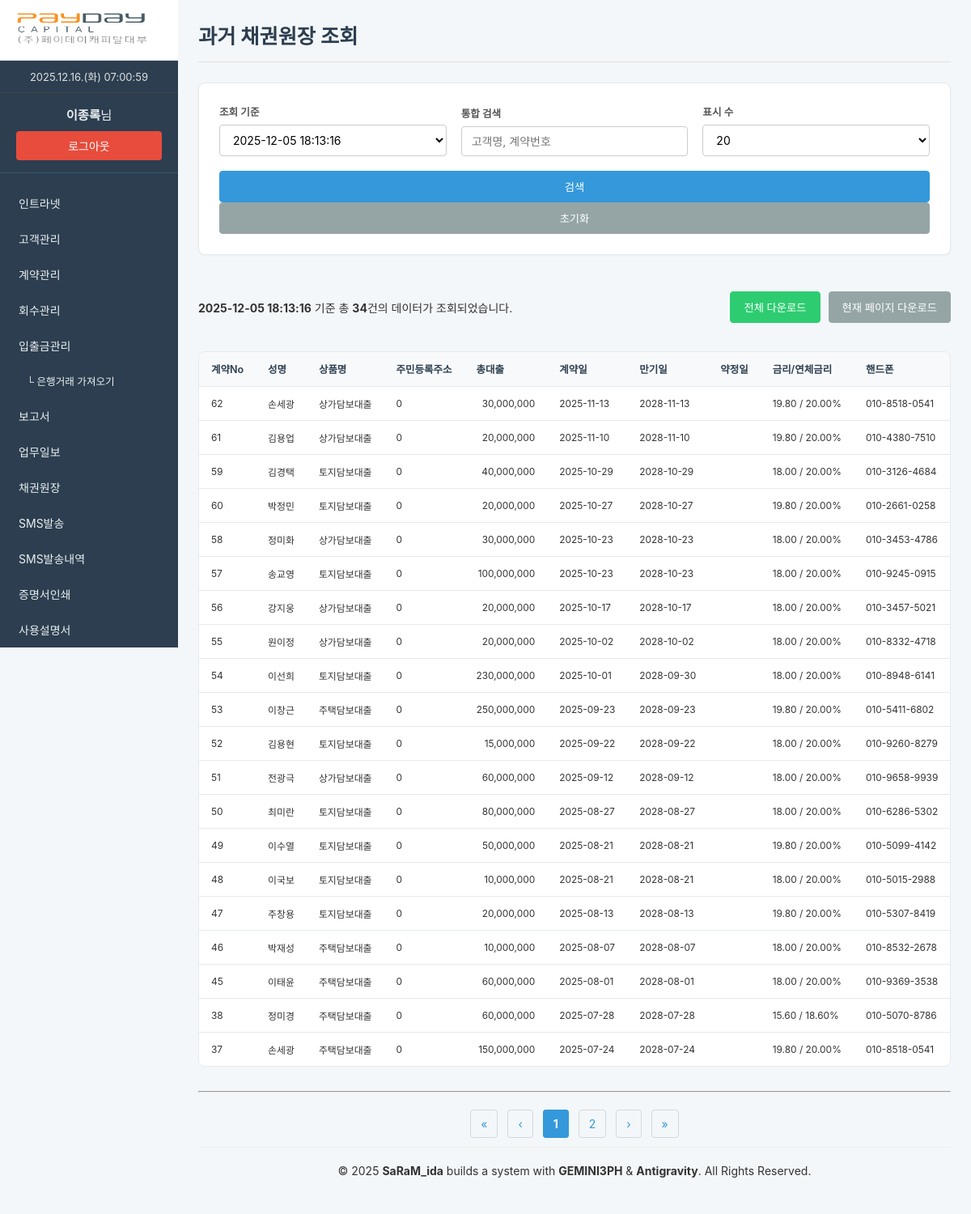
Page /pages/bond_ledger_history.php (signed in) on the committed database.
### tables this page shows
CREATE TABLE `bond_ledger_snapshots` (
  `id` bigint(20) unsigned NOT NULL AUTO_INCREMENT,
  `snapshot_date` datetime NOT NULL COMMENT '스냅샷 생성 일시',
  `contract_id` int(11) NOT NULL COMMENT '계약 ID',
  `customer_name` varchar(255) DEFAULT NULL COMMENT '고객명',
  `product_name` varchar(255) DEFAULT NULL COMMENT '상품명',
  `customer_phone` varchar(255) DEFAULT NULL COMMENT '고객 연락처',
  `address_registered` varchar(255) DEFAULT NULL COMMENT '주민등록상 주소',
  `loan_amount` decimal(15,2) DEFAULT NULL COMMENT '대출원금',
  `loan_date` date DEFAULT NULL COMMENT '대출일',
  `maturity_date` date DEFAULT NULL COMMENT '만기일',
  `agreement_date` date DEFAULT NULL COMMENT '약정일',
  `interest_rate` decimal(5,2) DEFAULT NULL COMMENT '정상금리',
  `overdue_interest_rate` decimal(5,2) DEFAULT NULL COMMENT '연체금리',
  `repayment_method` varchar(50) DEFAULT NULL COMMENT '상환방식',
  `outstanding_principal` decimal(15,2) DEFAULT NULL COMMENT '대출잔액',
  `overdue_days` int(11) DEFAULT 0 COMMENT '연체일수',
  `status` varchar(50) DEFAULT NULL COMMENT '계약상태',
  `next_due_date` date DEFAULT NULL COMMENT '차회납입일',
  `last_interest_calc_date` date DEFAULT NULL COMMENT '최종이자계산일',
  PRIMARY KEY (`id`),
  KEY `idx_snapshot_date` (`snapshot_date`),
  KEY `idx_contract_id` (`contract_id`)
);

### pages/bond_ledger_history.php (the view, shortened to what this page needs)
<?php
include 'header.php';
global $link;
$snapshot_dates_query = mysqli_query($link, "SELECT DISTINCT snapshot_date FROM bond_ledger_snapshots ORDER BY snapshot_date DESC");
$snapshot_dates = mysqli_fetch_all($snapshot_dates_query, MYSQLI_ASSOC);
$page = isset($_GET['page']) ? (int)$_GET['page'] : 1;
$limit = $_SESSION['bond_ledger_history_limit'] ?? 20;
$limit_options = [5, 10, 20, 50, 100, 200, 'all'];
$limit = in_array($limit, $limit_options) ? $limit : 20;
$selected_date = $_GET['snapshot_date'] ?? ($snapshot_dates[0]['snapshot_date'] ?? '');
$search_term = $_GET['search'] ?? '';
$all_snapshots = [];
if (!empty($selected_date)) {
    $sql = "SELECT * FROM bond_ledger_snapshots WHERE snapshot_date = ?";
    $params = [$selected_date];
    $types = 's';
    $sql .= " ORDER BY loan_date DESC";
    $stmt = mysqli_prepare($link, $sql);
    if ($stmt) {
        mysqli_stmt_bind_param($stmt, $types, ...$params);
    }
    mysqli_stmt_execute($stmt);
    $result = mysqli_stmt_get_result($stmt);
    $all_snapshots = mysqli_fetch_all($result, MYSQLI_ASSOC);
}
$total_records = count($all_snapshots);
if ($limit === 'all') {
    $snapshots_for_page = $all_snapshots;
    $total_pages = 1;
} else {
    $total_pages = ceil($total_records / $limit);
    $offset = ($page - 1) * $limit;
    $snapshots_for_page = array_slice($all_snapshots, $offset, $limit);
}
?>
<h2>과거 채권원장 조회</h2>
<div class="search-form-container">
    <form action="bond_ledger_history.php" method="get">
        <div class="search-form-flex">
            <div class="form-col">
                <label for="snapshot_date">조회 기준</label>
                <select id="snapshot_date" name="snapshot_date">
                    <?php foreach ($snapshot_dates as $date_row): ?>
                        <option value="<?php echo $date_row['snapshot_date']; ?>" <?php if ($selected_date == $date_row['snapshot_date']) echo 'selected'; ?>>
                            <?php echo $date_row['snapshot_date']; ?>
                        </option>
                    <?php endforeach; ?>
                </select>
            </div>
            <div class="form-col">
                <label for="search">통합 검색</label>
                <input type="text" id="search" name="search" value="<?php echo htmlspecialchars($search_term); ?>" placeholder="고객명, 계약번호">
            </div>
            <div class="form-col">
                <label for="limit">표시 수</label>
                <select name="limit" id="limit" onchange="this.form.submit()">
                    <?php foreach ($limit_options as $opt): ?>
                    <option value="<?php echo $opt; ?>" <?php if ($limit == $opt) echo 'selected'; ?>><?php echo $opt; ?></option>
                    <?php endforeach; ?>
                </select>
            </div>
            <div class="form-col">
                <button type="submit" class="btn btn-primary">검색</button>
                <a href="bond_ledger_history.php" class="btn btn-secondary">초기화</a>
            </div>
        </div>
    </form>
</div>
<?php if (!empty($selected_date)): ?>
    <div style="margin-bottom: 15px; display: flex; justify-content: space-between; align-items: center;">
        <span><strong><?php echo $selected_date; ?></strong> 기준 총 <strong><?php echo number_format($total_records); ?></strong>건의 데이터가 조회되었습니다.</span>
        <div class="page-action-buttons" style="display: flex; gap: 10px;">
            <form action="../process/download_bond_ledger_history.php" method="get" style="display: inline;" id="download-all-form">
                <button type="submit" class="btn btn-success">전체 다운로드</button>
            </form>
            <form action="../process/download_bond_ledger_history.php" method="get" style="display: inline;" id="download-page-form">
                <button type="submit" class="btn btn-info">현재 페이지 다운로드</button>
            </form>
        </div>
    </div>
    <div class="table-container">
        <table class="contract-list-table">
            <thead>
                <tr>
                    <th>계약No</th>
                    <th>성명</th>
                    <th>상품명</th>
                    <th>주민등록주소</th>
                    <th>총대출</th>
                    <th>계약일</th>
                    <th>만기일</th>
                    <th>약정일</th>
                    <th>금리/연체금리</th>
                    <th>핸드폰</th>
                </tr>
            </thead>
            <tbody>
                <?php foreach ($snapshots_for_page as $snapshot): ?>
                    <tr>
                        <td><?php echo htmlspecialchars($snapshot['contract_id'] ?? ''); ?></td>
                        <td><?php echo htmlspecialchars($snapshot['customer_name'] ?? ''); ?></td>
                        <td><?php echo htmlspecialchars($snapshot['product_name'] ?? ''); ?></td>
                        <td title="<?php echo htmlspecialchars($snapshot['address_registered'] ?? ''); ?>"><?php echo htmlspecialchars(mb_strimwidth($snapshot['address_registered'] ?? '', 0, 10, '...')); ?></td>
                        <td style="text-align: right;"><?php echo number_format($snapshot['loan_amount'] ?? 0); ?></td>
                        <td><?php echo htmlspecialchars($snapshot['loan_date'] ?? ''); ?></td>
                        <td><?php echo htmlspecialchars($snapshot['maturity_date'] ?? ''); ?></td>
                        <td><?php echo isset($snapshot['agreement_date']) ? htmlspecialchars($snapshot['agreement_date']) . '일' : ''; ?></td>
                        <td><?php echo htmlspecialchars(($snapshot['interest_rate'] ?? '') . ' / ' . ($snapshot['overdue_interest_rate'] ?? '')); ?>%</td>
                        <td><?php echo htmlspecialchars($snapshot['customer_phone'] ?? ''); ?></td>
                    </tr>
                <?php endforeach; ?>
            </tbody>
        </table>
    </div>
<?php endif; ?>
 <hr style="margin: 30px 0;">
<div class="pagination">
    <?php
        $range = 5;
        $query_params = $_GET;
        unset($query_params['page']);
        $base_url = http_build_query($query_params);
        if ($total_pages > 1) {
            echo "<a href='?page=1&$base_url'>&laquo;</a> ";
            $prev_page = max(1, $page - 1);
            echo "<a href='?page=$prev_page&$base_url'>&lsaquo;</a> ";
            for ($i = max(1, $page - $range); $i <= min($total_pages, $page + $range); $i++) {
                echo ($i == $page) ? "<strong>$i</strong> " : "<a href='?page=$i&$base_url'>$i</a> ";
            }
            $next_page = min($total_pages, $page + 1);
            echo "<a href='?page=$next_page&$base_url'>&rsaquo;</a> ";
            echo "<a href='?page=$total_pages&$base_url'>&raquo;</a>";
        }
    ?>
</div>
<?php include 'footer.php'; ?>

### css/style.css (style rules this page uses)
* { box-sizing: border-box; margin: 0; padding: 0; }
body { font-family: -apple-system, BlinkMacSystemFont, "Segoe UI", Roboto, "Helvetica Neue", Arial, sans-serif; font-size: 14px; background-color: #f4f7f9; color: #333; -webkit-font-smoothing: antialiased; -moz-osx-font-smoothing: grayscale; }
h2 { font-size: 1.8em; color: #2c3e50; border-bottom: 1px solid #e0e0e0; padding-bottom: 15px; margin-bottom: 25px; }
.form-container, .search-form-container { background-color: #ffffff; padding: 25px; border-radius: 8px; border: 1px solid #e6e9ed; margin-bottom: 25px; box-shadow: 0 1px 3px rgba(0, 0, 0, 0.04); }
.search-form-flex { display: flex; flex-wrap: wrap; gap: 18px; align-items: flex-end; }
.form-col { display: flex; flex-direction: column; flex: 1 1 200px; }
.form-col label { margin-bottom: 7px; font-weight: 600; font-size: 0.9em; color: #555; }
.form-col input[type="text"], .form-col input[type="date"], .form-col input[type="number"], .form-col input[type="password"], .form-col select, .form-col textarea { padding: 9px 12px; border: 1px solid #ccc; border-radius: 4px; font-size: 1em; background-color: #fff; transition: border-color 0.2s, box-shadow 0.2s; font-family: inherit; }
.btn { padding: 9px 16px; border: 1px solid transparent; border-radius: 4px; cursor: pointer; text-decoration: none; font-size: 0.95em; font-weight: 500; text-align: center; display: inline-block; transition: all 0.2s ease-in-out; }
.btn-primary { background-color: #3498db; color: white; border-color: #3498db; }
.btn-secondary { background-color: #95a5a6; color: white; border-color: #95a5a6; }
.btn-info { background-color: #95a5a6; color: white; border-color: #95a5a6; }
.btn-success { background-color: #2ecc71; color: white; border-color: #2ecc71; }
.table-container { overflow-x: auto; background-color: #fff; border: 1px solid #e6e9ed; border-radius: 8px; }
table { width: 100%; border-collapse: collapse; }
.table-container table { font-size: 0.9em; }
.table-container table.contract-list-table { font-size: 0.85em; }
table th, table td { border-bottom: 1px solid #e6e9ed; padding: 12px 15px; text-align: left; vertical-align: middle; white-space: nowrap; }
table th { background-color: #f8f9fa; font-weight: 600; color: #2c3e50; font-size: 1.05em; }
table tr:last-child td { border-bottom: none; }
.pagination { margin-top: 25px; text-align: center; }
.pagination a, .pagination strong { margin: 0 4px; padding: 8px 12px; text-decoration: none; border: 1px solid #d4d8dc; color: #3498db; border-radius: 4px; transition: all 0.2s; }
.pagination strong { background-color: #3498db; color: white; border-color: #3498db; }
.page-action-buttons { margin: 20px 0; display: flex; justify-content: space-between; }
.pagination { margin-top: auto; }
:root { --preview-padding: 30px; }

### rows in the picture
bond_ledger_snapshots: contract "62", customer_name "손세광", product_name "상가담보대출", address_registered "0", loan_amount "30,000,000", loan_date "2025-11-13", maturity_date "2028-11-13", interest_rate+overdue_interest_rate "19.80 / 20.00", customer_phone "010-8518-0541"
bond_ledger_snapshots: contract "61", customer_name "김용업", product_name "상가담보대출", address_registered "0", loan_amount "20,000,000", loan_date "2025-11-10", maturity_date "2028-11-10", interest_rate+overdue_interest_rate "19.80 / 20.00", customer_phone "010-4380-7510"
bond_ledger_snapshots: contract "59", customer_name "김경택", product_name "토지담보대출", address_registered "0", loan_amount "40,000,000", loan_date "2025-10-29", maturity_date "2028-10-29", interest_rate+overdue_interest_rate "18.00 / 20.00", customer_phone "010-3126-4684"
bond_ledger_snapshots: contract "60", customer_name "박정민", product_name "토지담보대출", address_registered "0", loan_amount "20,000,000", loan_date "2025-10-27", maturity_date "2028-10-27", interest_rate+overdue_interest_rate "19.80 / 20.00", customer_phone "010-2661-0258"
bond_ledger_snapshots: contract "58", customer_name "정미화", product_name "상가담보대출", address_registered "0", loan_amount "30,000,000", loan_date "2025-10-23", maturity_date "2028-10-23", interest_rate+overdue_interest_rate "18.00 / 20.00", customer_phone "010-3453-4786"
bond_ledger_snapshots: contract "57", customer_name "송교영", product_name "토지담보대출", address_registered "0", loan_amount "100,000,000", loan_date "2025-10-23", maturity_date "2028-10-23", interest_rate+overdue_interest_rate "18.00 / 20.00", customer_phone "010-9245-0915"
bond_ledger_snapshots: contract "56", customer_name "강지웅", product_name "상가담보대출", address_registered "0", loan_amount "20,000,000", loan_date "2025-10-17", maturity_date "2028-10-17", interest_rate+overdue_interest_rate "18.00 / 20.00", customer_phone "010-3457-5021"
bond_ledger_snapshots: contract "55", customer_name "원이정", product_name "상가담보대출", address_registered "0", loan_amount "20,000,000", loan_date "2025-10-02", maturity_date "2028-10-02", interest_rate+overdue_interest_rate "18.00 / 20.00", customer_phone "010-8332-4718"
bond_ledger_snapshots: contract "54", customer_name "이선희", product_name "토지담보대출", address_registered "0", loan_amount "230,000,000", loan_date "2025-10-01", maturity_date "2028-09-30", interest_rate+overdue_interest_rate "18.00 / 20.00", customer_phone "010-8948-6141"
bond_ledger_snapshots: contract "53", customer_name "이창근", product_name "주택담보대출", address_registered "0", loan_amount "250,000,000", loan_date "2025-09-23", maturity_date "2028-09-23", interest_rate+overdue_interest_rate "19.80 / 20.00", customer_phone "010-5411-6802"
bond_ledger_snapshots: contract "52", customer_name "김용현", product_name "토지담보대출", address_registered "0", loan_amount "15,000,000", loan_date "2025-09-22", maturity_date "2028-09-22", interest_rate+overdue_interest_rate "18.00 / 20.00", customer_phone "010-9260-8279"
bond_ledger_snapshots: contract "51", customer_name "전광극", product_name "상가담보대출", address_registered "0", loan_amount "60,000,000", loan_date "2025-09-12", maturity_date "2028-09-12", interest_rate+overdue_interest_rate "18.00 / 20.00", customer_phone "010-9658-9939"
bond_ledger_snapshots: contract "50", customer_name "최미란", product_name "토지담보대출", address_registered "0", loan_amount "80,000,000", loan_date "2025-08-27", maturity_date "2028-08-27", interest_rate+overdue_interest_rate "18.00 / 20.00", customer_phone "010-6286-5302"
bond_ledger_snapshots: contract "49", customer_name "이수열", product_name "토지담보대출", address_registered "0", loan_amount "50,000,000", loan_date "2025-08-21", maturity_date "2028-08-21", interest_rate+overdue_interest_rate "19.80 / 20.00", customer_phone "010-5099-4142"
bond_ledger_snapshots: contract "48", customer_name "이국보", product_name "토지담보대출", address_registered "0", loan_amount "10,000,000", loan_date "2025-08-21", maturity_date "2028-08-21", interest_rate+overdue_interest_rate "18.00 / 20.00", customer_phone "010-5015-2988"
bond_ledger_snapshots: contract "47", customer_name "주창용", product_name "토지담보대출", address_registered "0", loan_amount "20,000,000", loan_date "2025-08-13", maturity_date "2028-08-13", interest_rate+overdue_interest_rate "19.80 / 20.00", customer_phone "010-5307-8419"
bond_ledger_snapshots: contract "46", customer_name "박재성", product_name "주택담보대출", address_registered "0", loan_amount "10,000,000", loan_date "2025-08-07", maturity_date "2028-08-07", interest_rate+overdue_interest_rate "18.00 / 20.00", customer_phone "010-8532-2678"
bond_ledger_snapshots: contract "45", customer_name "이태윤", product_name "주택담보대출", address_registered "0", loan_amount "60,000,000", loan_date "2025-08-01", maturity_date "2028-08-01", interest_rate+overdue_interest_rate "18.00 / 20.00", customer_phone "010-9369-3538"
bond_ledger_snapshots: contract "38", customer_name "정미경", product_name "주택담보대출", address_registered "0", loan_amount "60,000,000", loan_date "2025-07-28", maturity_date "2028-07-28", interest_rate+overdue_interest_rate "15.60 / 18.60", customer_phone "010-5070-8786"
bond_ledger_snapshots: contract "37", customer_name "손세광", product_name "주택담보대출", address_registered "0", loan_amount "150,000,000", loan_date "2025-07-24", maturity_date "2028-07-24", interest_rate+overdue_interest_rate "19.80 / 20.00", customer_phone "010-8518-0541"

### other values in the picture
$_SESSION["name"] "이종록"
$selected_date "2025-12-05 18:13:16"
$total_records "34"
form field snapshot_date "2025-12-05 18:13:16"
form field limit "20"
